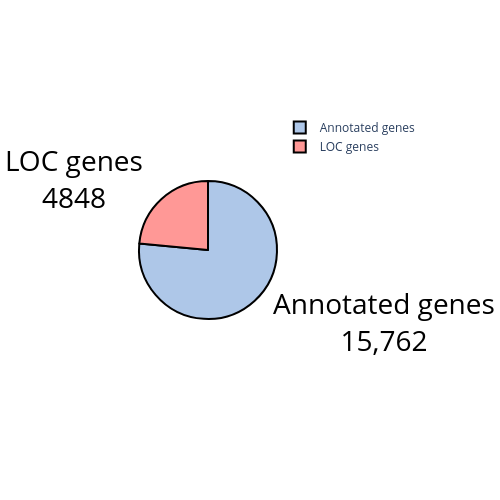

Write notebook code for a chart like this one.
### Code cell
colors=["#aec7e8","#ff9896","#98df8a"]

fig = go.Figure(data=[go.Pie(labels=sunburst_data["is_LOC_gene"],
                             values=sunburst_data["count"])],
                   layout=go.Layout(
        width=500,
        height=500
    ))
fig.update_traces(hoverinfo='percent', textinfo='label+value', textfont=dict(color='black', size=28),
                  marker=dict(colors=colors, line=dict(color='#000000', width=2)))

# Save the figure
fig.write_image("pie_chart_octDeg1.svg", format="svg", engine="kaleido")
fig.write_image("pie_chart_octDeg1.png", scale=3)  # High resolution PNG
fig.show()

### Figure 1 — Plotly figure (JSON) as saved in the notebook; plotly's stock layout.template omitted (floating-point values rounded to 4 significant figures)
{"data": [{"hoverinfo": "percent", "labels": ["Annotated genes", "LOC genes"], "marker": {"colors": ["#aec7e8", "#ff9896", "#98df8a"], "line": {"color": "#000000", "width": 2}}, "textfont": {"color": "black", "size": 28}, "textinfo": "label+value", "type": "pie", "values": [15762, 4848]}], "layout": {"height": 500, "width": 500}}
